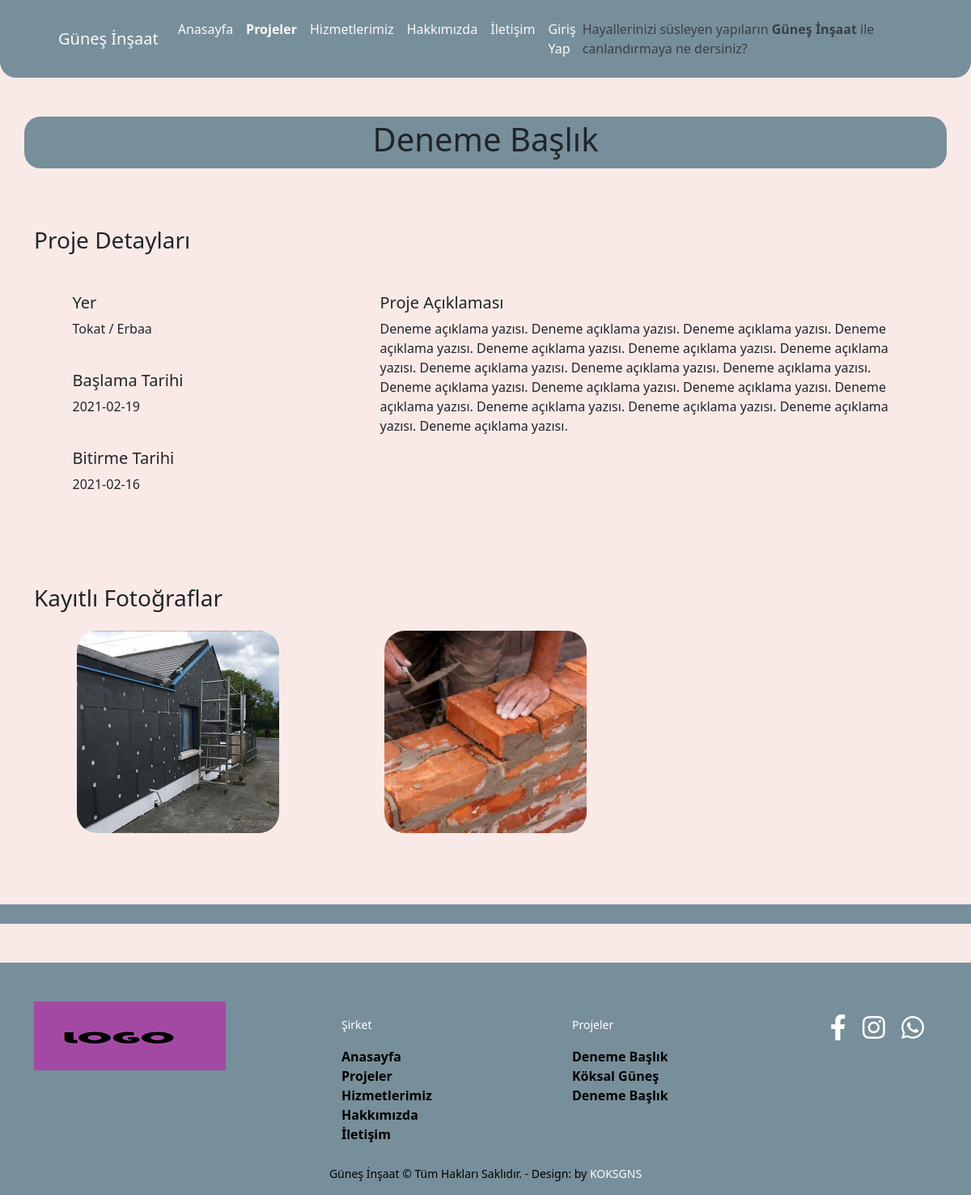
Page /screen/proje/projedetay/index.php?PID=19 on the committed database.
### tables this page shows
CREATE TABLE IF NOT EXISTS `projeler` (
  `id` int NOT NULL AUTO_INCREMENT,
  `baslik` varchar(150) NOT NULL,
  `baslamaTarih` varchar(25) NOT NULL,
  `bitisTarih` varchar(25) NOT NULL,
  `il` varchar(50) NOT NULL,
  `ilçe` varchar(50) NOT NULL,
  `durum` int NOT NULL,
  `aciklama` varchar(1000) NOT NULL,
  `projeimg1` varchar(50) NOT NULL,
  `projeFotolari` varchar(600) NOT NULL,
  PRIMARY KEY (`id`)
);

### screen/proje/projedetay/index.php (the view, shortened to what this page needs)
<?php
  if(isset($_REQUEST["PID"])){
    require("../../../PHP/gereksinimler.php");
    $PID   =  $_REQUEST["PID"];
  $SORGU		=	$VeritabaniBaglantisi->prepare("SELECT * FROM  projeler WHERE id= $PID");
  $SORGU->execute();
  $SORGUSAYISI		=	$SORGU->rowCount();
  $SORGULAR	=	$SORGU->fetch(PDO::FETCH_ASSOC);
  if($SORGUSAYISI>0){
    $image  =   $SORGULAR["projeimg1"];
    $baslik  =   $SORGULAR["baslik"];
    $baslamaTarih  =   $SORGULAR["baslamaTarih"];
    $bitisTarih  =   $SORGULAR["bitisTarih"];
    $il  =   $SORGULAR["il"];
    $ilce  =   $SORGULAR["ilçe"];
    $aciklama  =   $SORGULAR["aciklama"];
    $projeFotolari  =   $SORGULAR["projeFotolari"];
}
if($projeFotolari != ""){
$projeFotolar = explode(",",$projeFotolari);
array_pop($projeFotolar);
}
?>
<!DOCTYPE html>
<html lang="TR-tr">
<head>
    <link href="https://cdn.jsdelivr.net/npm/bootstrap@5.0.0-beta2/dist/css/bootstrap.min.css" rel="stylesheet">
    <link rel="stylesheet" type="text/css" href="../../../css/main.css"/>
    <link rel="stylesheet" href="https://cdnjs.cloudflare.com/ajax/libs/font-awesome/5.15.2/css/all.min.css" />
</head>
<body>
    <nav class="navbar navbardetay navbar-expand-lg navbar-light p-3" style="background-color: #778f9b;">
        <div class="container-fluid">
          <a class="navbar-brand text-light" href="../../index.php">Güneş İnşaat</a>
          <div class="collapse navbar-collapse" id="navbarText">
            <ul class="navbar-nav me-auto mb-2 mb-lg-0">
              <li class="nav-item">
                <a class="nav-link text-light" aria-current="page" href="../../index.php">Anasayfa</a>
              </li>
              <li class="nav-item">
                <a class="nav-link text-light active" href="../"><b>Projeler</b></a>
              </li>
              <li class="nav-item">
                <a class="nav-link text-light" href="../../hizmetlerimiz.php">Hizmetlerimiz</a>
              </li>
              <li class="nav-item">
                <a class="nav-link text-light" href="../../hakkinda.php">Hakkımızda</a>
              </li>
              <li class="nav-item">
                <a class="nav-link text-light" href="../../iletisim.php">İletişim</a>
              </li>
              <li class="nav-item">
                <a class="nav-link text-light" href="../../admin/">Giriş Yap</a>
              </li>
            </ul>
            <span class="navbar-text">
                Hayallerinizi süsleyen yapıların <b>Güneş İnşaat</b> ile canlandırmaya ne dersiniz?
            </span>
          </div>
        </div>
    </nav>
    <br><br>
    <div class="container projedetaybaslik text-center p-1">
      <h1><?= $baslik ?></h1>
    </div>
    <br>
    <div class="container mb-5">
      <h3 class="my-5">Proje Detayları</h3>
      <div class="row justify-content-center">
        <div class="col-10 col-md-4">
          <h5>Yer</h5>
          <p><?=$il ?> / <?=$ilce ?></p>
          <br>
          <h5>Başlama Tarihi</h5>
          <p><?=$baslamaTarih ?> </p>
          <br>
          <h5>Bitirme Tarihi</h5>
          <p><?=$bitisTarih ?></p>
        </div>
        <div class="col-10 col-md-7">
          <h5>Proje Açıklaması</h5>
          <p><?=$aciklama ?><p>
        </div>
      </div>
    </div>
    <br>
    <br>
    <div class="container mb-5">
      <h3>Kayıtlı Fotoğraflar</h3>
      <div class="row text-center ">
        <div class="col-12 col-sm-6 col-md-4 projedetayfotolar my-3">
          <img src="../../../images/proje/<?=$image?>" class= "projeimgDetay" alt="">
        </div>
        <?php
          if($projeFotolari!= null){
            foreach($projeFotolar as $Foto){
          ?>
        <div class="col-12 col-sm-6 col-md-4 projedetayfotolar my-3">
          <img src="../../../images/proje/<?=$Foto?>" class= "projeimgDetay" alt="ProjeFotografi"> <br> <br>
        </div>
        <?php
          }
        }
      ?>
      </div>
    </div>
    <div class="container-fluid  my-5 text-center" style="background-color: #778f9b;">
    </div>
 <?php
  $SORGUFooter		=	$VeritabaniBaglantisi->prepare("SELECT * FROM  projeler");
  $SORGUFooter->execute();
  $SORGULARFooter	=	$SORGUFooter->fetchAll(PDO::FETCH_ASSOC);
  $SORGULARFooter = array_reverse($SORGULARFooter);
?>
<footer class=" pt-5" style="background-color: #778f9b;">
    <div class="container text-white">
        <div class="row">
            <div class="col-md-4">
               <a href="../../" class="navbar-brand footer-brand"><img src="../../../images/logo/logo.png"></a>
            </div>
            <div class="col-md-3 mt-3">
                <ul class="list-unstyled">
                    <li class="mb-3"><small>Şirket</small></li>
                    <li><a href="../../index.php" class=" footer-text altcizgikaldir"> Anasayfa</li></a>
                    <li><a href="../" class="footer-text altcizgikaldir"> Projeler</li></a>
                    <li><a href="../../hizmetlerimiz.php" class="footer-text altcizgikaldir"> Hizmetlerimiz</li></a>
                    <li><a href="../../hakkinda.php" class="footer-text altcizgikaldir"> Hakkımızda</li></a>
                    <li><a href="../../iletisim.php" class="footer-text altcizgikaldir"> İletişim</li></a>
                </ul>
            </div>
            <div class="col-md-3 mt-3">
                <ul class="list-unstyled">
                    <li class="mb-3"><small>Projeler</small></li>
                    <?php
                        foreach($SORGULARFooter as $Sorgu){
                    ?>
                        <li><a href="index.php?PID=<?=$Sorgu["id"]?>" class="footer-text altcizgikaldir"> <?php echo substr($Sorgu["baslik"],0,20); if(strlen($Sorgu["baslik"])>20){echo"...";} ?></li></a>
                    <?php
                        }
                    ?>
                </ul>
            </div>
            <div class="col-md-2 mt-3 text-end social-logo">
                <a target="_blank" href="https://www.facebook.com/GÜNEŞ-Insaat-650970248400529/" class="text-white footer-text"><i class="fab fa-facebook-f fa-2x me-3"></i></a>
                <a target="_blank" href="https://www.instagram.com/muratgunes522/" class="text-white footer-text"> <i class="fab fa-instagram fa-2x me-3"></i></a>
                <a target="_blank" href="https://wa.me/905419346709?text=Merhaba%20Güneş%20İnşaat" class="text-white footer-text"> <i class="fab fa-whatsapp fa-2x me-3"></i></a>
            </div>
            <div class="clearfix text-muted text-center">
            <p style="font-size: 14px; color: black; margin-top: 10px;" class="mb-3 ">Güneş İnşaat © Tüm Hakları Saklıdır. - Design: by <a href="https://www.instagram.com/koksgns/" class="altcizgikaldir text-white">KOKSGNS</a></p>
            </div>
        </div>
    </div>
</footer>
</body>
</html>
<?php
  }else{
    echo "mereha";
    header("Location:../");
  }
?>

### css/main.css (style rules this page uses)
body { background-color: #f9eae8; }
.navbar { padding-left: 5% !important; }
.navbardetay { border-bottom-left-radius: 20px; border-bottom-right-radius: 20px; }
.altcizgikaldir { text-decoration: none; }
.projedetayfotolar img { width: 250px; }
.projedetaybaslik { background-color: #778f9b; border-radius: 20px; }
.projeimgDetay { display: inline-block; border: 0; position: relative; -webkit-transition: all 200ms ease-in; -webkit-transform: scale(1); -ms-transition: all 200ms ease-in; -ms-transform: scale(1); -moz-transition: all 200ms ease-in; -moz-transform: scale(1); transition: all 200ms ease-in; transform: scale(1); border-radius: 25px; }
footer li a { font-weight: bold; color: black !important; }

### rows in the picture
projeler: baslik "Deneme Başlık", il "Tokat", ilçe "Erbaa", baslamaTarih "2021-02-19", bitisTarih "2021-02-16", aciklama "Deneme açıklama yazısı. Deneme açıklama yazısı. Deneme açıklama yazısı. Deneme açıklama yazısı. Deneme açıklama yazısı. Deneme açıklama yazısı. Deneme açıklama yazısı. Deneme açıklama yazısı. Deneme açıklama yazısı. Deneme açıklama yazısı. Deneme açıklama yazısı. Deneme açıklama yazısı. Deneme açıklama yazısı. Deneme açıklama yazısı. Deneme açıklama yazısı. Deneme açıklama yazısı. Deneme açıklama yazısı. Deneme açıklama yazısı.", projeimg1 (picture)
projeler: baslik "Deneme Başlık"
projeler: baslik "Köksal Güneş"
